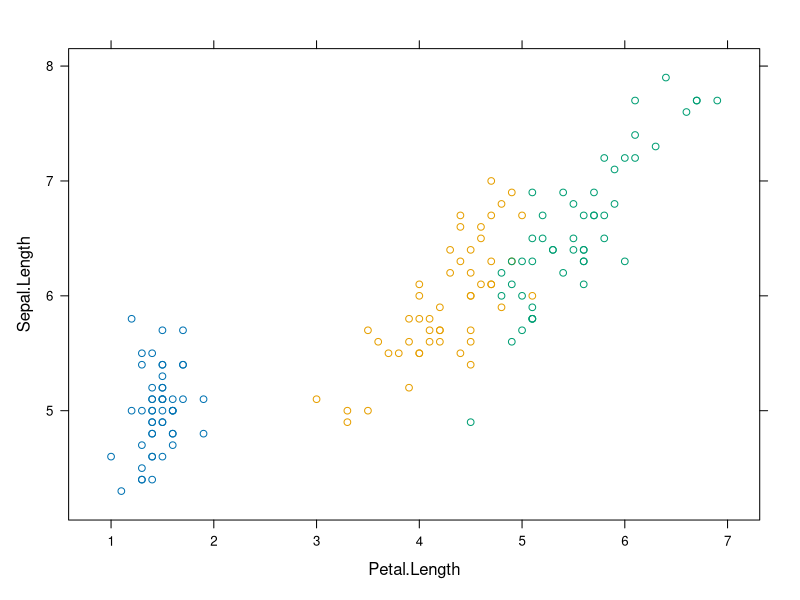
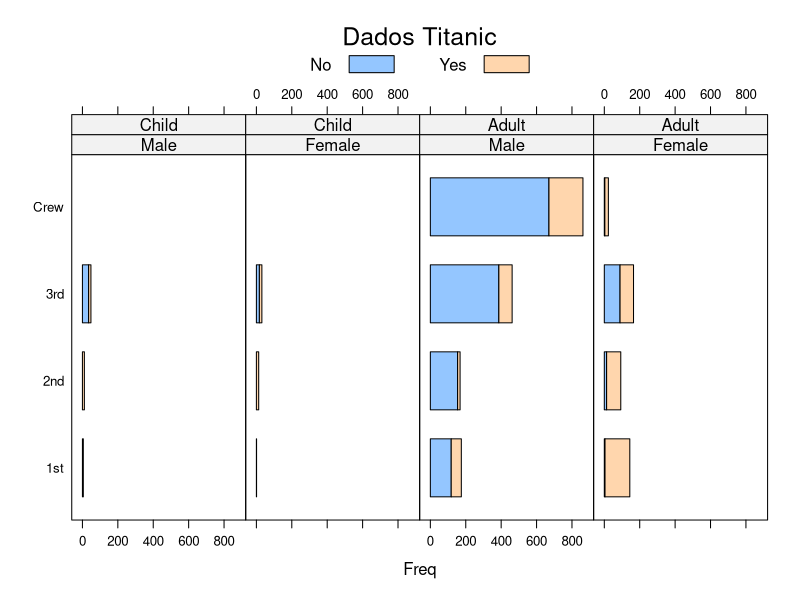
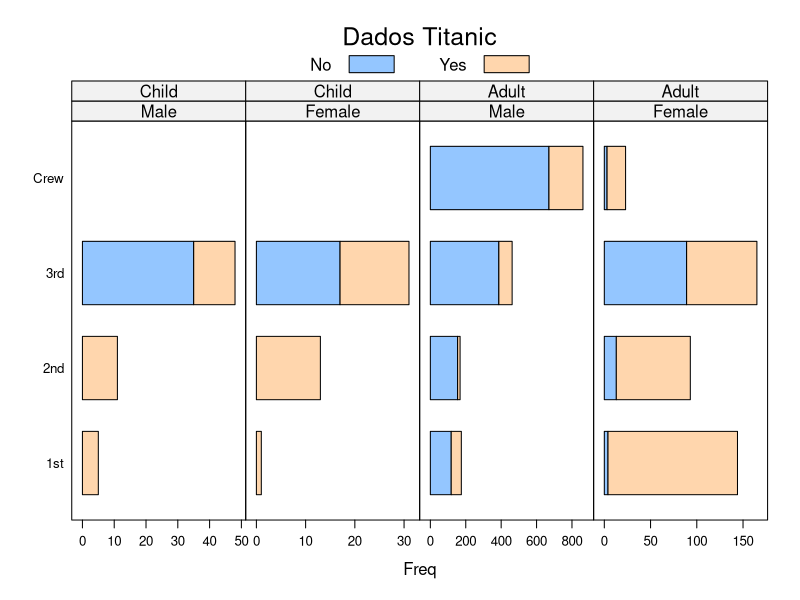
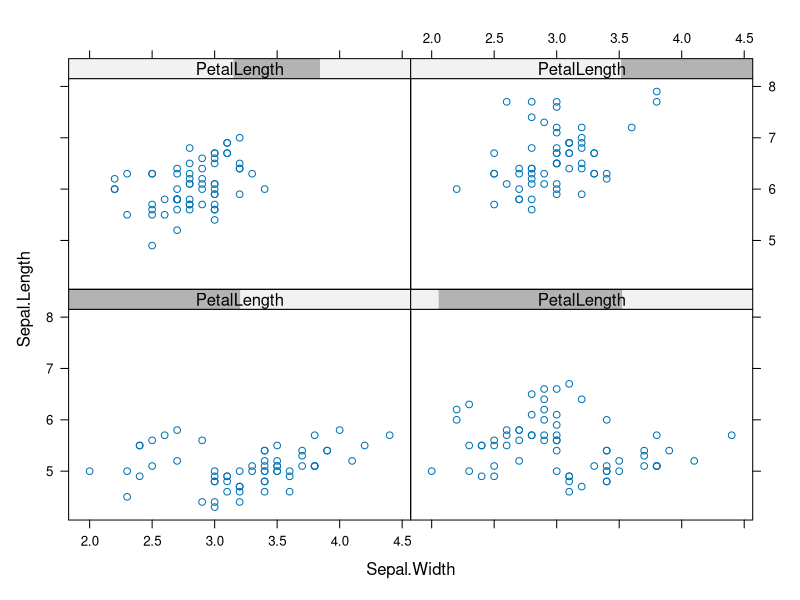
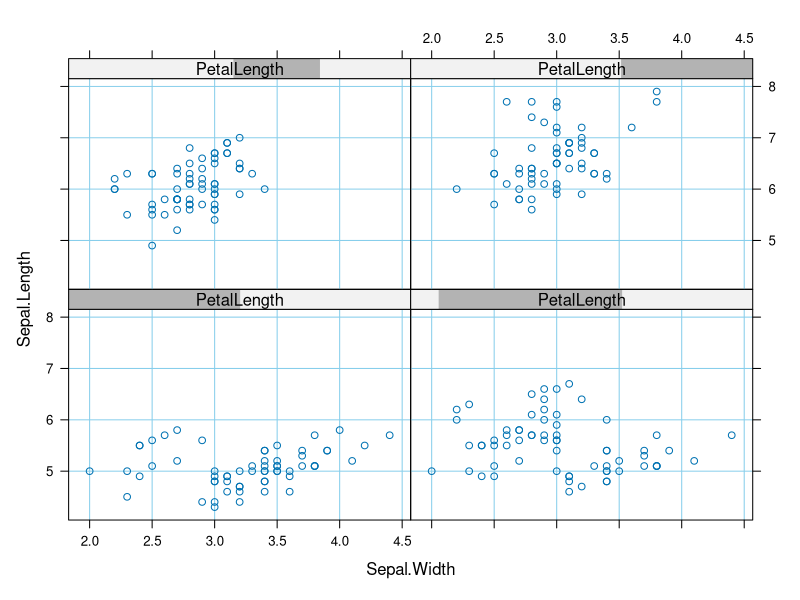
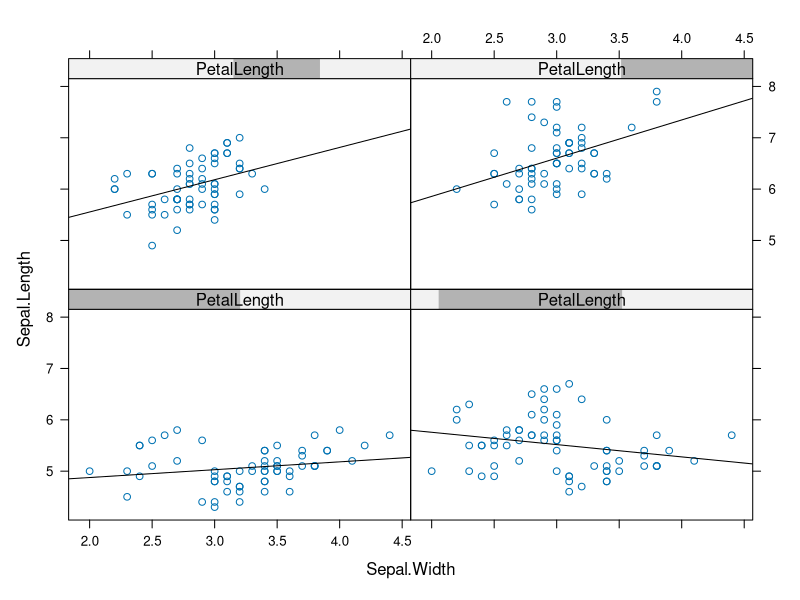
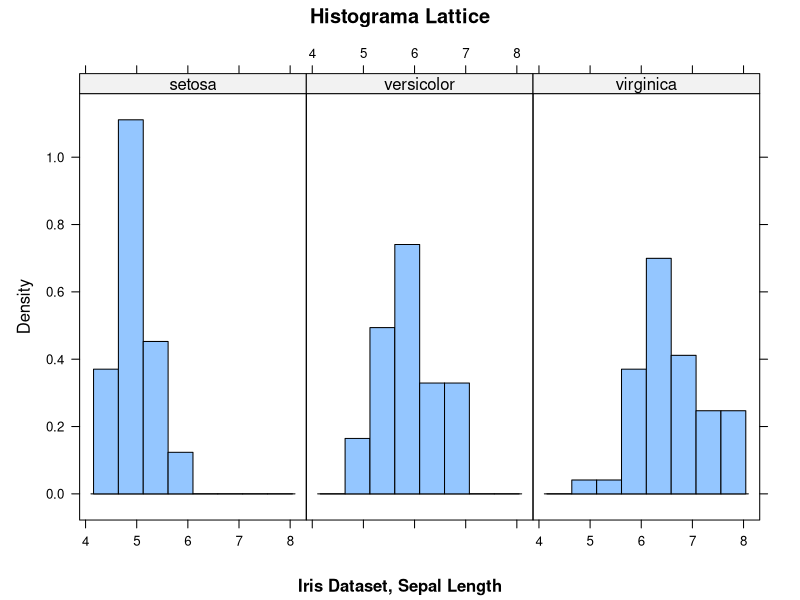
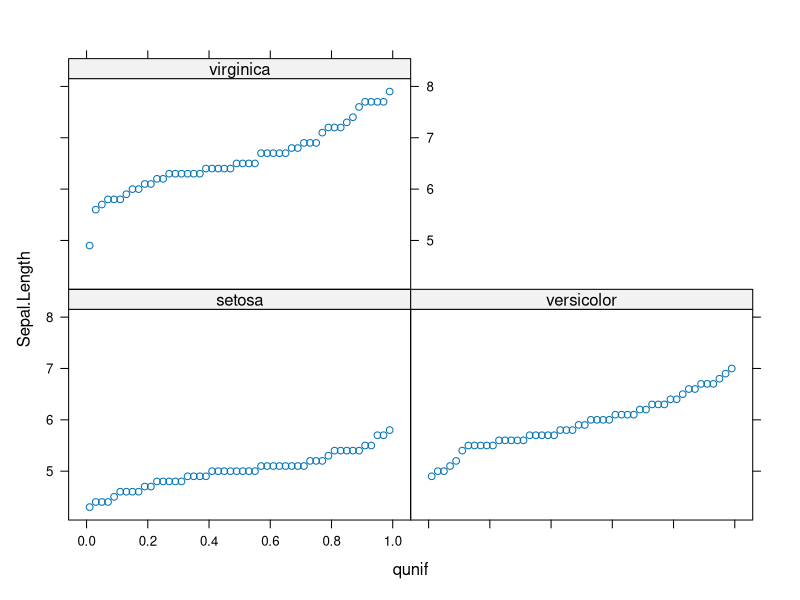

The R source for these figures, in order:
####################################################################################################
# Lattice

# Configurando o diretório de trabalho
setwd("C:/GitHubProjects/Projects-in-R/03-linguagem-r")
getwd()

####################################################################################################

# O pacote Lattice é um sistema de visualização de dados de alto nível poderoso e elegante,
# com ênfase em dados multivariados. 

# Na criação de gráficos, condições e agrupamentos são 2 conceitos importantes, que nos permitem
# compreender mais facilmente os dados que temos em mãos. O conceito por trás do Lattice
# é agrupar os dados e criar visualizaçãoes de forma que fique mais fácil a busca por padrões.

# Instala e carrega o pacote
install.packages('lattice')
library(lattice)

# Scatterplot com Lattice
View(iris)
xyplot(data = iris, groups = Species, Sepal.Length ~ Petal.Length)

# BarPlots com dataset Titanic
?Titanic

barchart(Class ~ Freq | Sex + Age, data = as.data.frame(Titanic),
         groups = Survived, stack = T, layout = c(4,1),
         auto.key = list(title = "Dados Titanic", columns = 2))

barchart(Class ~ Freq | Sex + Age, data = as.data.frame(Titanic),
         groups = Survived, stack = T, layout = c(4,1),
         auto.key = list(title = "Dados Titanic", columns = 2),
         scales = list(x = "free"))

####################################################################################################

# Contagem de elementos
PetalLength <- equal.count(iris$Petal.Length, 4)
PetalLength

# ScatterPlots
xyplot(Sepal.Length ~ Sepal.Width | PetalLength, data = iris)

xyplot(Sepal.Length ~ Sepal.Width | PetalLength, data = iris,
       panel = function(...) {
         panel.grid(h = -1, v = -1, col.line = "skyblue")
         panel.xyplot(...)
       })

xyplot(Sepal.Length ~ Sepal.Width | PetalLength, data = iris,
       panel = function(x,y,...) {
         panel.xyplot(x,y,...)
         mylm <- lm(y~x)
         panel.abline(mylm)
       })

####################################################################################################

# Histograma
histogram(~Sepal.Length | Species, xlab = "",
          data = iris, layout = c(3,1), type = "density",
          main = "Histograma Lattice", sub = "Iris Dataset, Sepal Length")

# Distribuição dos dados
qqmath(~ Sepal.Length | Species, data = iris, distribution = qunif)

# Boxplot
bwplot(Species ~ Sepal.Length, data = iris)

# ViolinPlot
bwplot(Species ~ Sepal.Length, data = iris, panel = panel.violin)

####################################################################################################